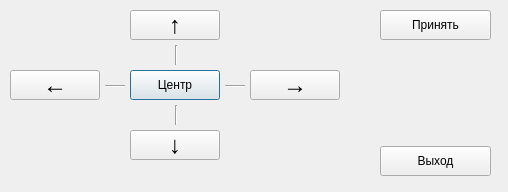
<?xml version="1.0" encoding="UTF-8"?>
<ui version="4.0">
 <class>Adjustment</class>
 <widget class="QDialog" name="Adjustment">
  <property name="geometry">
   <rect>
    <x>0</x>
    <y>0</y>
    <width>508</width>
    <height>192</height>
   </rect>
  </property>
  <property name="windowTitle">
   <string>Dialog</string>
  </property>
  <widget class="QPushButton" name="centerButton">
   <property name="geometry">
    <rect>
     <x>130</x>
     <y>70</y>
     <width>90</width>
     <height>30</height>
    </rect>
   </property>
   <property name="text">
    <string>Центр</string>
   </property>
  </widget>
  <widget class="Line" name="line_3">
   <property name="geometry">
    <rect>
     <x>175</x>
     <y>45</y>
     <width>3</width>
     <height>20</height>
    </rect>
   </property>
   <property name="orientation">
    <enum>Qt::Vertical</enum>
   </property>
  </widget>
  <widget class="Line" name="line_2">
   <property name="geometry">
    <rect>
     <x>105</x>
     <y>85</y>
     <width>20</width>
     <height>3</height>
    </rect>
   </property>
   <property name="orientation">
    <enum>Qt::Horizontal</enum>
   </property>
  </widget>
  <widget class="QPushButton" name="downButton">
   <property name="geometry">
    <rect>
     <x>130</x>
     <y>130</y>
     <width>90</width>
     <height>30</height>
    </rect>
   </property>
   <property name="font">
    <font>
     <pointsize>18</pointsize>
     <weight>50</weight>
     <bold>false</bold>
    </font>
   </property>
   <property name="text">
    <string>↓</string>
   </property>
  </widget>
  <widget class="QPushButton" name="upButton">
   <property name="geometry">
    <rect>
     <x>130</x>
     <y>10</y>
     <width>90</width>
     <height>30</height>
    </rect>
   </property>
   <property name="font">
    <font>
     <pointsize>18</pointsize>
    </font>
   </property>
   <property name="text">
    <string>↑</string>
   </property>
  </widget>
  <widget class="Line" name="line_4">
   <property name="geometry">
    <rect>
     <x>175</x>
     <y>105</y>
     <width>3</width>
     <height>20</height>
    </rect>
   </property>
   <property name="orientation">
    <enum>Qt::Vertical</enum>
   </property>
  </widget>
  <widget class="QPushButton" name="acceptButton">
   <property name="geometry">
    <rect>
     <x>380</x>
     <y>10</y>
     <width>111</width>
     <height>30</height>
    </rect>
   </property>
   <property name="text">
    <string>Принять</string>
   </property>
  </widget>
  <widget class="Line" name="line">
   <property name="geometry">
    <rect>
     <x>225</x>
     <y>85</y>
     <width>20</width>
     <height>3</height>
    </rect>
   </property>
   <property name="orientation">
    <enum>Qt::Horizontal</enum>
   </property>
  </widget>
  <widget class="QPushButton" name="leftButton">
   <property name="geometry">
    <rect>
     <x>10</x>
     <y>70</y>
     <width>90</width>
     <height>30</height>
    </rect>
   </property>
   <property name="font">
    <font>
     <pointsize>18</pointsize>
    </font>
   </property>
   <property name="text">
    <string>←</string>
   </property>
  </widget>
  <widget class="QPushButton" name="rightButton">
   <property name="geometry">
    <rect>
     <x>250</x>
     <y>70</y>
     <width>90</width>
     <height>30</height>
    </rect>
   </property>
   <property name="font">
    <font>
     <pointsize>18</pointsize>
    </font>
   </property>
   <property name="text">
    <string>→</string>
   </property>
  </widget>
  <widget class="QPushButton" name="exitButton">
   <property name="geometry">
    <rect>
     <x>380</x>
     <y>146</y>
     <width>111</width>
     <height>30</height>
    </rect>
   </property>
   <property name="text">
    <string>Выход</string>
   </property>
  </widget>
 </widget>
 <resources/>
 <connections/>
</ui>
